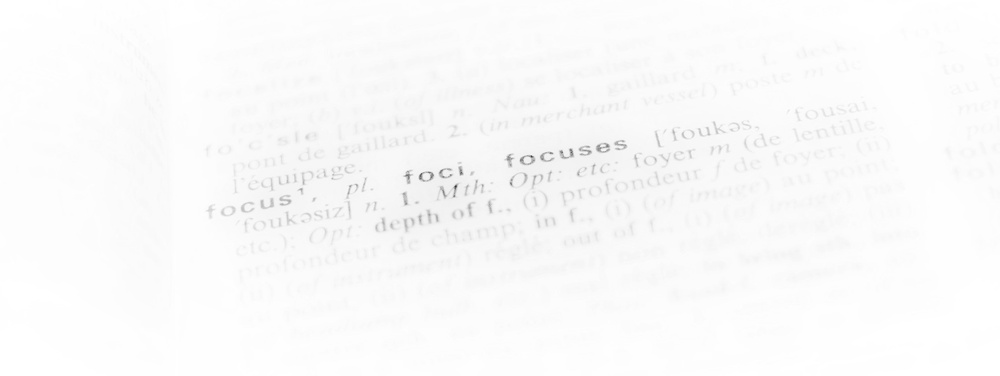
#> input picture img/bg-masthead.jpeg, 1000 x 376 px, shrunk from 2520 x 948 before the run
$ python -i rotate.py   (imports and definitions only)
#> lines starting #> are read from the running program, lines starting #| are printed output that depends on the picture; after the words box and inside, x2 and y2 are one past the last pixel; in counts of white or black regions, pixels touching at a corner belong together
#!C:\Program Files\Python37\python.exe
# coding: utf-8

import os
import sys
sys.path.append('C:/Users/Taha/AppData/Roaming/Python/Python37/site-packages/')
import cv2 as cv
import numpy as np
import argparse
import cv2 as cv
import pytesseract

def dorotate(path):

#> called with path = '../img/bg-masthead.jpeg'
        image = cv.imread(path)
#> image is the input picture: shape (376, 1000, 3); min 46, max 255, mean 250

        gray = cv.cvtColor(image, cv.COLOR_BGR2GRAY)
        gray = cv.bitwise_not(gray)
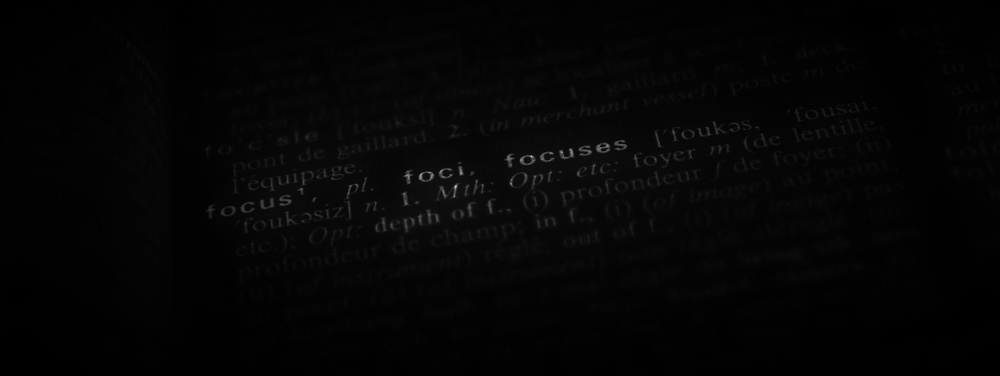
#> gray: shape (376, 1000); min 0, max 209, mean 5

        th2 = cv.adaptiveThreshold(gray,255,cv.ADAPTIVE_THRESH_GAUSSIAN_C,cv.THRESH_BINARY,11,4)
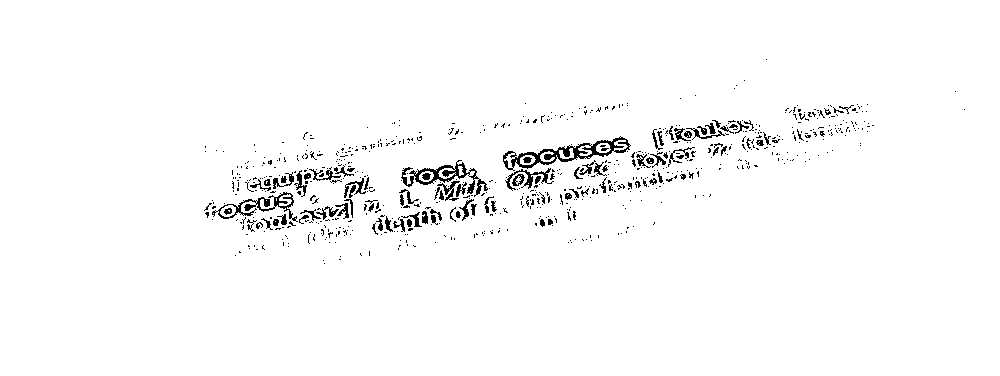
#> th2: shape (376, 1000); 97.6% white; black in thin lines or dots, all inside (x1, y1, x2, y2) = (204, 59, 965, 264)


        thresh = cv.threshold(gray, 0, 255, cv.THRESH_BINARY | cv.THRESH_OTSU)[1]
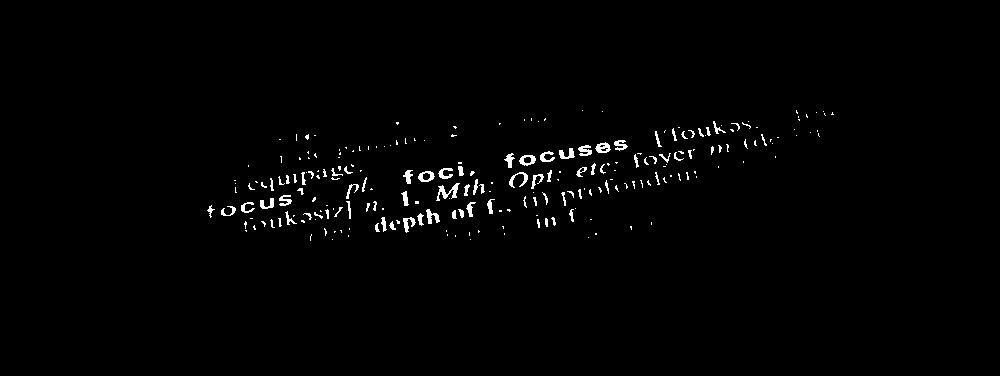
#> thresh: shape (376, 1000); 1.2% white in thin lines or dots, all inside (x1, y1, x2, y2) = (207, 110, 834, 241)

        coords = np.column_stack(np.where(thresh > 0))
#> coords = 4654 pairs, first value 110 to 240, second value 207 to 833
        angle = cv.minAreaRect(coords)[-1]
#> angle = -89.03


        if angle < -45:
                angle = -(90 + angle)
#> angle = -0.971


        else:
                angle = -angle

        (h, w) = image.shape[:2]
#> h = 376; w = 1000
        center = (w // 2, h // 2)
#> center = (500, 188)
        M = cv.getRotationMatrix2D(center, angle, 1.0)
#> M = [[1, -0.0169, 3.26], [0.0169, 1, -8.45]]
        rotated = cv.warpAffine(image, M, (w, h),
                flags=cv.INTER_CUBIC, borderMode=cv.BORDER_REPLICATE)


        # show the output image
        print("[INFO] angle: {:.3f}".format(angle))
#| [INFO] angle: -0.971


        cv.imwrite('container/outputRotate.png',rotated)

        return;

>>> result = dorotate('../img/bg-masthead.jpeg')
